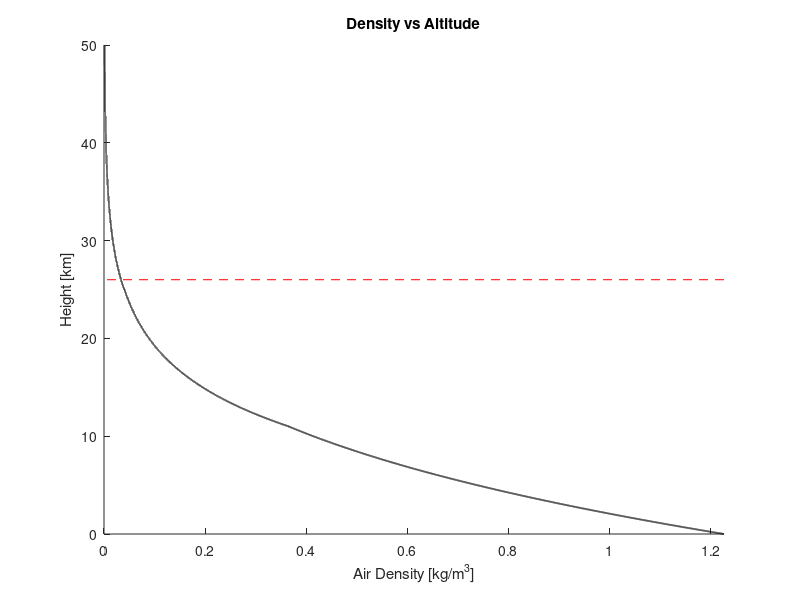
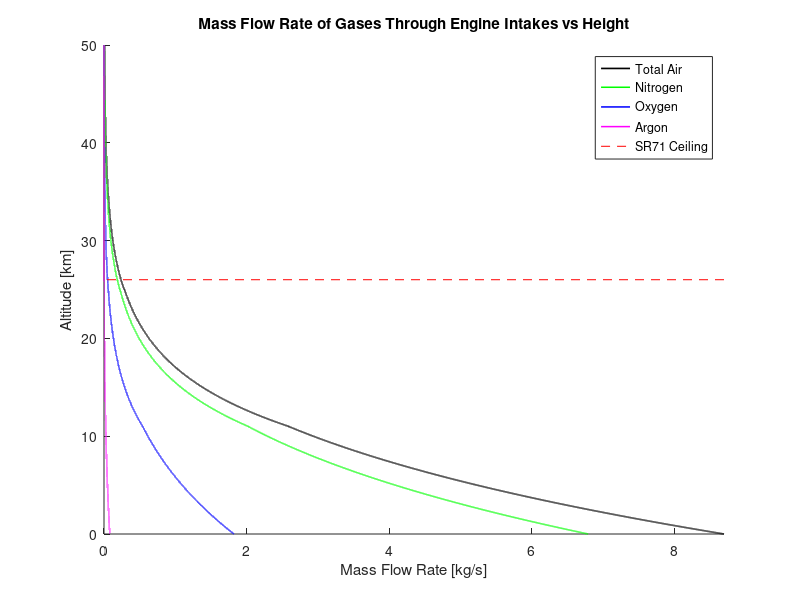

These charts were generated, in order, by the following MATLAB code:
% AEE480 VARDA Project Atmospheric Model
% Created by: Paul Gray
% Version date: Jan 19, 2018

% Atmospheric model code with additional calculations derived the
% model including:
%   Air flux through a defined inlet area as a function of speed
%   and altitude

% Three different models will be used:
%   Tri-fit Standard Model
%   Patched Exponential
%   Jacchia 1970

% An additional model from a prewritten code may also be used
%   MSISE-90

%% To Do %%
% - Add options for determining and plotting multiple velocities and/or
%   intake angles at once
% - Generate curve fit for Patched Exponential for lower altitudes
% - (Possibly) Add MSISE-90 data for lower altitudes
% - (Possibly) Add Jacchia 1970 model

%% Standard Variables
% All values are in metric

% Manual input area, vel, and theta
area = input(' Enter the intake area in m2 \n >> ');
vel = input(' Enter the velocity in m/s \n >> ');
theta = input(' Enter angle from vertical of intake in degrees \n >> ');
% Hardcoded area, vel, and theta
% area = 1;
% vel = 1;
% theta = 45;

alt = linspace(0,50000,50000);

%% Models
%%% Tri-fit Standard Model %%%
% Reference: https://www.grc.nasa.gov/www/k-12/airplane/atmosmet.html

% TSFM uses three curve fits derived from averaged sampled data
% divided into three regions: Troposphere, Lower Stratosphere, and
% Upper Stratosphere

% Note: density is not calcualted directly with this method, rather
% fits are given for temperature and pressure and density is then
% calcualted from those values (ie, density formula remains constant)

% Troposphere
% Altitudes < 11000 meters
temp_tri1 = 15.04 - 0.00649.*alt(1:11000);
pres_tri1 = 101.29.*((temp_tri1 + 273.1)./288.08).^5.256;
dens_tri1 = pres_tri1./ (0.2869.*(temp_tri1 + 273.1));

% Lower Stratosphere
% Altitudes between 11000 and 25000 meters
temp_tri2 = -56.46;
pres_tri2 = 22.65.*exp(1.73 - 0.000157.*alt(11001:25000));
dens_tri2 = pres_tri2./ (0.2869.*(temp_tri2 + 273.1));

% Upper Stratosphere
% Altitudes between 25000 and 100000 meters
temp_tri3 = -131.21 + 0.00299.*alt(25001:50000);
pres_tri3 = 2.488.*((temp_tri3 + 273.1)./216.6).^-11.388;
dens_tri3 = pres_tri3./ (0.2869.*(temp_tri3 + 273.1));

% Combine the three regimes into a single vector
dens_tri = [dens_tri1 dens_tri2 dens_tri3];

%%% Patched Exponential Model %%%
% Reference: http://ccar.colorado.edu/asen5050/projects/projects_2013/whitmire_ryder/

% Simple use of the barometric equation with respect to reference
% measurements for temperature, altitude, and scale height
% Referenced up to an altitude of 500km

% Reference measurements (metric):
height = [0 25 30 40 50 60 70 80 90 100 110 120 130 140 ...
    150 180 200 250 300 350 400 450 500].*1000;

nominaldensity = [1.225 3.899*10^-2 1.774*10^-2 3.972*10^-3 ...
    1.057*10^-3 3.206*10^-4 8.77*10^-5 1.905*10^-5 3.396*10^-6 ...
    5.297*10^-7 9.661*10^-8 2.438*10^-8 8.484*10^-9 3.845*10^-9 ...
    2.07*10^-9 5.464*10^-10 2.789*10^-10 7.248*10^-11 ...
    2.418*10^-11 9.518*10^-12 3.725*10^-12 1.585*10^-12 ...
    6.967*10^-12];

scaleheight = [7.249 6.349 6.682 7.554 8.382 7.714 6.549 ...
    5.799 5.382 5.877 7.263 9.472 12.636 16.149 22.523 ...
    29.74 37.105 45.546 53.628 53.298 58.515 60.828 63.822].*1000;

% Base height of the given atmospheric region (there are seven), lazy
% vector ordering of it
rhbase = [0 20 20 32 47 51 51 71 71 71 71 71 71 71 71 71 71 71 ...
    71 71 71 71 71].*1000;

% Barometric equation for density determination
% Does not account for latitudinal or semi-annual effects
dens_patched = nominaldensity.*exp(-1.*((height - rhbase)./scaleheight));

%%% Jacchia 1970 Model %%%
% Work in progress ...

%%% Plotting %%%
% Plotting density from model(s)
figure(1)
hold on
plot(dens_tri, alt./1000,'k','LineWidth',1.25)
plot([dens_tri(1),dens_tri(end)],[26,26],'r--')
xlim([0 dens_tri(1)])
title('Density vs Altitude')
xlabel('Air Density [kg/m^{3}]')
ylabel('Height [km]')

%% Air Mass Flow Rate %%
% theta is the angle of the intake from vertical

% Air and composite elements flow rates
airmdot_tri = dens_tri.*vel.*area.*cos(theta);
nimdot_tri = airmdot_tri.*0.7808;
oxmdot_tri = airmdot_tri.*0.2095;
armdot_tri = airmdot_tri.*0.0093;

%%% Plotting
% Plotting air mass flow rates as a funtion of altitude
figure(2)
hold on
plot(airmdot_tri,alt./1000,'k','LineWidth',1.2)
plot(nimdot_tri,alt./1000,'g','LineWidth',1.1)
plot(oxmdot_tri,alt./1000,'b','LineWidth',1.1)
plot(armdot_tri,alt./1000,'m','LineWidth',1.1)
plot([airmdot_tri(1),airmdot_tri(end)],[26,26],'r--')
legend('Total Air','Nitrogen','Oxygen','Argon','SR71 Ceiling')
xlim([0 airmdot_tri(1)])
title('Mass Flow Rate of Gases Through Engine Intakes vs Height')
xlabel('Mass Flow Rate [kg/s]')
ylabel('Altitude [km]')
